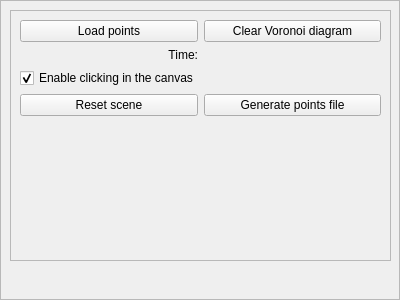
<?xml version="1.0" encoding="UTF-8"?>
<ui version="4.0">
 <class>VoronoiManager</class>
 <widget class="QFrame" name="VoronoiManager">
  <property name="geometry">
   <rect>
    <x>0</x>
    <y>0</y>
    <width>400</width>
    <height>300</height>
   </rect>
  </property>
  <property name="windowTitle">
   <string>Frame</string>
  </property>
  <property name="frameShape">
   <enum>QFrame::StyledPanel</enum>
  </property>
  <property name="frameShadow">
   <enum>QFrame::Raised</enum>
  </property>
  <widget class="QFrame" name="frame">
   <property name="geometry">
    <rect>
     <x>10</x>
     <y>10</y>
     <width>381</width>
     <height>251</height>
    </rect>
   </property>
   <property name="sizePolicy">
    <sizepolicy hsizetype="Preferred" vsizetype="Preferred">
     <horstretch>0</horstretch>
     <verstretch>0</verstretch>
    </sizepolicy>
   </property>
   <property name="frameShape">
    <enum>QFrame::StyledPanel</enum>
   </property>
   <property name="frameShadow">
    <enum>QFrame::Raised</enum>
   </property>
   <layout class="QGridLayout" name="gridLayout">
    <item row="2" column="0">
     <widget class="QLabel" name="timeDescriptionLabel">
      <property name="text">
       <string>Time:</string>
      </property>
      <property name="alignment">
       <set>Qt::AlignRight|Qt::AlignTrailing|Qt::AlignVCenter</set>
      </property>
     </widget>
    </item>
    <item row="2" column="1">
     <widget class="QLabel" name="timeLabel">
      <property name="text">
       <string/>
      </property>
     </widget>
    </item>
    <item row="0" column="0">
     <widget class="QPushButton" name="loadPointsPushButton">
      <property name="text">
       <string>Load points</string>
      </property>
     </widget>
    </item>
    <item row="7" column="0">
     <spacer name="verticalSpacer">
      <property name="orientation">
       <enum>Qt::Vertical</enum>
      </property>
      <property name="sizeHint" stdset="0">
       <size>
        <width>20</width>
        <height>40</height>
       </size>
      </property>
     </spacer>
    </item>
    <item row="4" column="0">
     <widget class="QPushButton" name="resetScenePushButton">
      <property name="text">
       <string>Reset scene</string>
      </property>
     </widget>
    </item>
    <item row="0" column="1">
     <widget class="QPushButton" name="clearPointsPushButton">
      <property name="text">
       <string>Clear Voronoi diagram</string>
      </property>
     </widget>
    </item>
    <item row="4" column="1">
     <widget class="QPushButton" name="generatePointsFilePushButton">
      <property name="text">
       <string>Generate points file</string>
      </property>
     </widget>
    </item>
    <item row="3" column="0" colspan="2">
     <widget class="QCheckBox" name="enablePickingCheckBox">
      <property name="text">
       <string>Enable clicking in the canvas</string>
      </property>
      <property name="checked">
       <bool>true</bool>
      </property>
     </widget>
    </item>
   </layout>
  </widget>
 </widget>
 <resources/>
 <connections/>
</ui>
